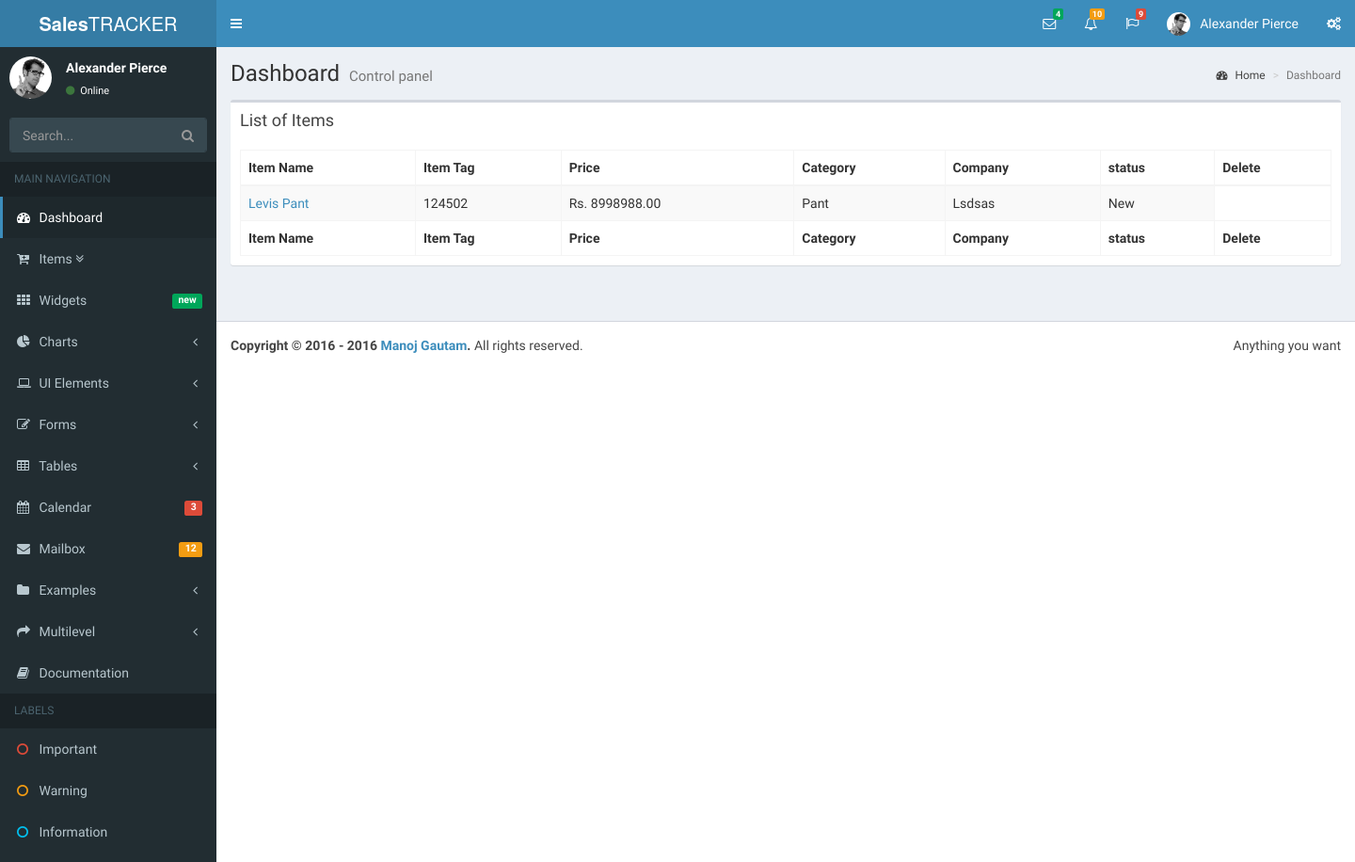
Before: /items/ with the older database file.
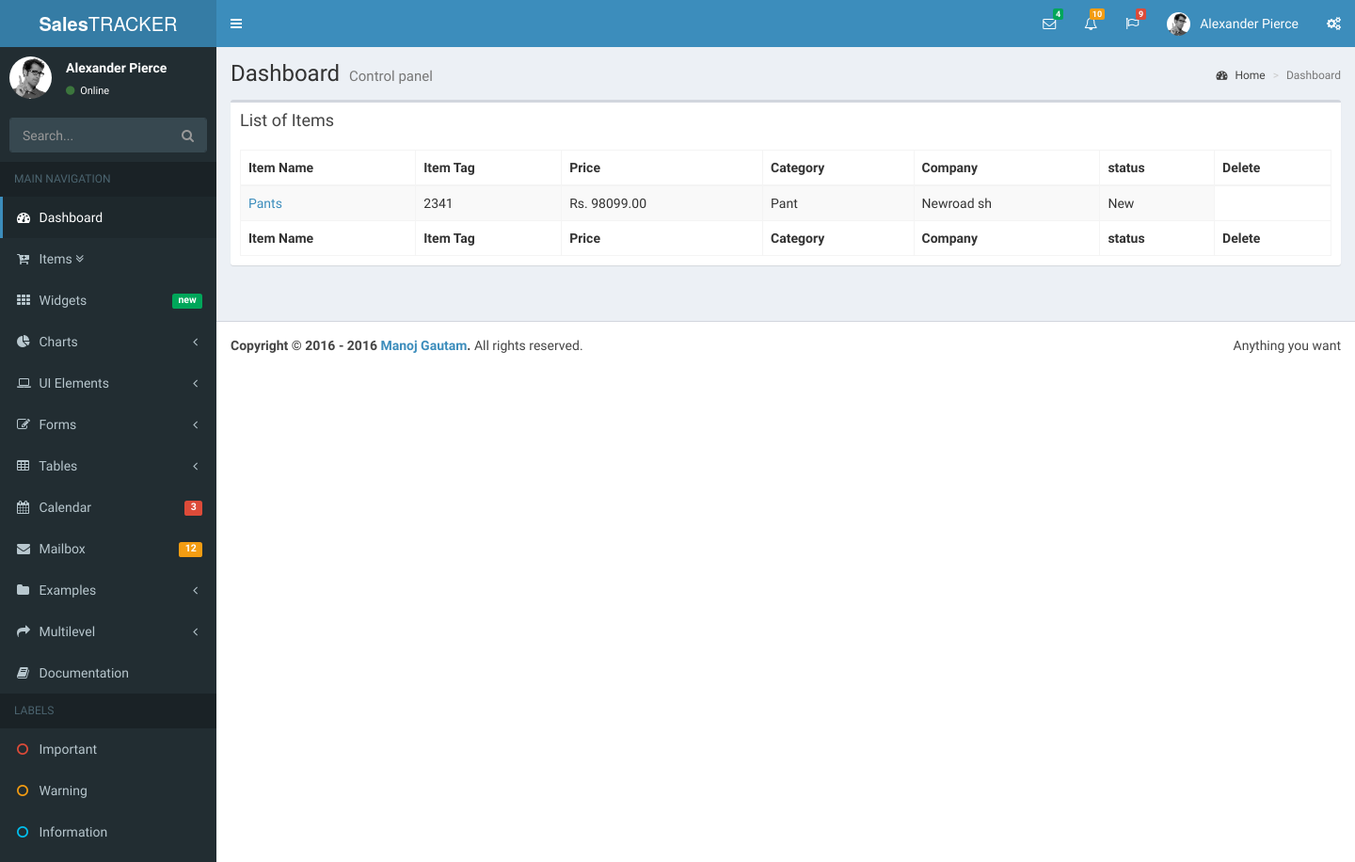
After: the same page with the newer database file.
### salesmanager/models.py (models this page shows, shortened)
class Item(TimeStampedModel):
    name = models.CharField("Item name", max_length=255)
    tag = models.CharField("Item tag", max_length=30, unique=True)
    category = models.ForeignKey(Category)
    company = models.ForeignKey(Company)
    price = models.DecimalField(max_digits=15, decimal_places=2)
    status = models.BooleanField("New or Sold", default=True)
    def get_status(self):
        if self.status is True:
            return "New"
        else:
            return "Sold"
    def get_absolute_url(self):
        return reverse('items:item', kwargs={'pk':self.pk})

class Category(models.Model):
    category_name = models.CharField('Item Category', choices=CATEGORY, default="pant",\
    max_length=100)
    category_description = models.TextField()
    class Meta:
        verbose_name_plural = "Item Category"

class Company(models.Model):
    name = models.CharField(max_length=255)
    phone = models.CharField(max_length=9)
    mobile = models.CharField(max_length=10)
    address = models.ForeignKey(Address)
    contact_person = models.ForeignKey(ContactPerson)

### salesmanager/views.py (the view)
class ItemListView(ListView):
    model = Item
    template_name = 'salesmanager/item_list.html'
    context_object_name = 'items'

### templates/salesmanager/item_list.html (shortened to what this page needs)
{% extends 'salesmanager/base.html' %}
{% load staticfiles %}
{% block content %}
<div class="box">
  <div class="box-header">
    <h3 class="box-title">List of Items</h3>
  </div>
  <div class="box-body">
    {% if items %}
    <table id="items1" class="table table-bordered table-striped">
      <thead>
        <tr>
          <th>Item Name</th>
          <th>Item Tag</th>
          <th>Price</th>
          <th>Category</th>
          <th>Company</th>
          <th>status</th>
          <th>Delete</th>
        </tr>
      </thead>
      <tbody>
      {% for item in items %}
        <tr>
          <td><a href="{{item.get_absolute_url}}">{{item.name}}</a></td>
          <td>{{item.tag}}</td>
          <td>Rs. {{item.price}}</td>
          <td>{{item.category.category_name}}</td>
          <td>{{item.company.name}}</td>
          <td>{{item.get_status}}</td>
        </tr>
      {% endfor %}
      </tbody>
      <tfoot>
        <tr>
          <th>Item Name</th>
          <th>Item Tag</th>
          <th>Price</th>
          <th>Category</th>
          <th>Company</th>
          <th>status</th>
          <th>Delete</th>
        </tr>
      </tfoot>
    </table>
      {% else %}
      <h2>No items found </h2>
    {% endif %}
  </div>
{% endblock content %}

### templates/salesmanager/base.html (shortened to what this page needs)
<!DOCTYPE html>{% load staticfiles %}
<html>
  <head>
    {% block css %}
      {% include 'salesmanager/_css.html' %}
    {% endblock css %}
  </head>
  <body class="hold-transition skin-blue sidebar-mini">
    <div class="wrapper">
      {% block header %}
        {% include 'salesmanager/_header.html' %}
      {% endblock header %}
      {% block sidebar %}
        {% include 'salesmanager/_sidebarmenu.html' %}
      {% endblock sidebar %}
      <div class="content-wrapper">
        <section class="content-header">
          <h1>
            Dashboard
            <small>Control panel</small>
          </h1>
          <ol class="breadcrumb">
            <li><a href="#"><i class="fa fa-dashboard"></i> Home</a></li>
            <li class="active">Dashboard</li>
          </ol>
        </section>
        <section class="content">
          {% block content %}{% endblock content %}
        </section>
      </div>
      {% block footer %}
        {% include 'salesmanager/_footer.html' %}
      {% endblock footer %}
    </div>
  </body>
</html>

### templates/salesmanager/_css.html
{% load staticfiles %}
<link rel="stylesheet" href="{% static 'bootstrap/css/bootstrap.min.css' %}">
<link rel="stylesheet" href="https://maxcdn.bootstrapcdn.com/font-awesome/4.4.0/css/font-awesome.min.css">
<link rel="stylesheet" href="https://code.ionicframework.com/ionicons/2.0.1/css/ionicons.min.css">
<link rel="stylesheet" href="{% static 'dist/css/AdminLTE.min.css' %}">
<link rel="stylesheet" href="{% static 'dist/css/skins/_all-skins.min.css' %}">
<link rel="stylesheet" href="{% static 'plugins/iCheck/flat/blue.css' %}">
<link rel="stylesheet" href="{% static 'plugins/morris/morris.css' %}">
<link rel="stylesheet" href="{% static 'plugins/jvectormap/jquery-jvectormap-1.2.2.css' %}">
<link rel="stylesheet" href="{% static 'plugins/datepicker/datepicker3.css' %}">
<link rel="stylesheet" href="{% static 'plugins/daterangepicker/daterangepicker-bs3.css' %}">

### templates/salesmanager/_header.html (shortened to what this page needs)
{% load staticfiles %}
<header class="main-header">
  <a href="index2.html" class="logo">
    <span class="logo-lg"><b>Sales</b>TRACKER</span>
  </a>
  <nav class="navbar navbar-static-top" role="navigation">
    <a href="#" class="sidebar-toggle" data-toggle="offcanvas" role="button">
    </a>
    <div class="navbar-custom-menu">
      <ul class="nav navbar-nav">
        <li class="dropdown messages-menu">
          <a href="#" class="dropdown-toggle" data-toggle="dropdown">
            <i class="fa fa-envelope-o"></i>
            <span class="label label-success">4</span>
          </a>
        </li>
        <li class="dropdown notifications-menu">
          <a href="#" class="dropdown-toggle" data-toggle="dropdown">
            <i class="fa fa-bell-o"></i>
            <span class="label label-warning">10</span>
          </a>
        </li>
        <li class="dropdown tasks-menu">
          <a href="#" class="dropdown-toggle" data-toggle="dropdown">
            <i class="fa fa-flag-o"></i>
            <span class="label label-danger">9</span>
          </a>
        </li>
        <li class="dropdown user user-menu">
          <a href="#" class="dropdown-toggle" data-toggle="dropdown">
            <img src="{% static 'dist/img/user2-160x160.jpg' %}" class="user-image" alt="User Image">
            <span class="hidden-xs">Alexander Pierce</span>
          </a>
        </li>
        <li>
          <a href="#" data-toggle="control-sidebar"><i class="fa fa-gears"></i></a>
        </li>
      </ul>
    </div>
  </nav>
</header>

### templates/salesmanager/_sidebarmenu.html (shortened to what this page needs)
{% load staticfiles %}
<aside class="main-sidebar">
  <section class="sidebar">
    <div class="user-panel">
      <div class="pull-left image">
        <img src="{% static 'dist/img/user2-160x160.jpg' %}" class="img-circle" alt="User Image">
      </div>
      <div class="pull-left info">
        <p>Alexander Pierce</p>
        <a href="#"><i class="fa fa-circle text-success"></i> Online</a>
      </div>
    </div>
    <form action="#" method="get" class="sidebar-form">
      <div class="input-group">
        <input type="text" name="q" class="form-control" placeholder="Search...">
        <span class="input-group-btn">
          <button type="submit" name="search" id="search-btn" class="btn btn-flat"><i class="fa fa-search"></i></button>
        </span>
      </div>
    </form>
    <ul class="sidebar-menu">
      <li class="header">MAIN NAVIGATION</li>
      <li class="active treeview">
        <a href="{% url 'dashboard' %}">
          <i class="fa fa-dashboard"></i> <span>Dashboard</span>
        </a>
      </li>
      <li class="treeview">
        <a href="#">
          <i class="fa fa-cart-plus"></i>
          <span>Items <i class="fa  fa-angle-double-down"></i></span>
        </a>
      </li>
      <li>
        <a href="pages/widgets.html">
          <i class="fa fa-th"></i> <span>Widgets</span> <small class="label pull-right bg-green">new</small>
        </a>
      </li>
      <li class="treeview">
        <a href="#">
          <i class="fa fa-pie-chart"></i>
          <span>Charts</span>
          <i class="fa fa-angle-left pull-right"></i>
        </a>
      </li>
      <li class="treeview">
        <a href="#">
          <i class="fa fa-laptop"></i>
          <span>UI Elements</span>
          <i class="fa fa-angle-left pull-right"></i>
        </a>
      </li>
      <li class="treeview">
        <a href="#">
          <i class="fa fa-edit"></i> <span>Forms</span>
          <i class="fa fa-angle-left pull-right"></i>
        </a>
      </li>
      <li class="treeview">
        <a href="#">
          <i class="fa fa-table"></i> <span>Tables</span>
          <i class="fa fa-angle-left pull-right"></i>
        </a>
      </li>
      <li>
        <a href="pages/calendar.html">
          <i class="fa fa-calendar"></i> <span>Calendar</span>
          <small class="label pull-right bg-red">3</small>
        </a>
      </li>
      <li>
        <a href="pages/mailbox/mailbox.html">
          <i class="fa fa-envelope"></i> <span>Mailbox</span>
          <small class="label pull-right bg-yellow">12</small>
        </a>
      </li>
      <li class="treeview">
        <a href="#">
          <i class="fa fa-folder"></i> <span>Examples</span>
          <i class="fa fa-angle-left pull-right"></i>
        </a>
      </li>
      <li class="treeview">
        <a href="#">
          <i class="fa fa-share"></i> <span>Multilevel</span>
          <i class="fa fa-angle-left pull-right"></i>
        </a>
      </li>
      <li><a href="documentation/index.html"><i class="fa fa-book"></i> <span>Documentation</span></a></li>
      <li class="header">LABELS</li>
      <li><a href="#"><i class="fa fa-circle-o text-red"></i> <span>Important</span></a></li>
      <li><a href="#"><i class="fa fa-circle-o text-yellow"></i> <span>Warning</span></a></li>
      <li><a href="#"><i class="fa fa-circle-o text-aqua"></i> <span>Information</span></a></li>
    </ul>
  </section>
</aside>

### templates/salesmanager/_footer.html
<footer class="main-footer">
  <div class="pull-right hidden-xs">
    Anything you want
  </div>
  <strong>Copyright &copy; 2016 - {% now "Y" %} <a href="http://manoj1947.blogspot.com">Manoj Gautam</a>.</strong> All rights reserved.
</footer>

### templates/salesmanager/_js.html (shortened to what this page needs)
{% load staticfiles %}

Changed rows visible on the page:
changed Item "New": name "Levis Pant" → "Pants"; tag "124502" → "2341"; price "8998988.00" → "98099.00"; company.name "Lsdsas" → "Newroad sh"
